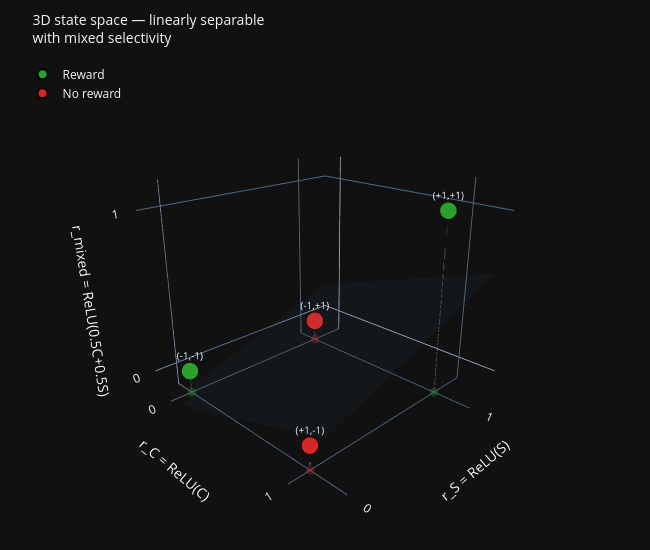

Notebook cell for this chart:
### Code cell
import plotly.graph_objects as go

r_c        = relu(colour)
r_s        = relu(shape)
mixed_relu = relu(0.5*colour + 0.5*shape)

# ── Corrected separating plane ────────────────────────────────────────────
# w = [-1, -1, 3],  b = 0.5
# Plane surface:  r_mix = (r_C + r_S - 0.5) / 3
g = 25
xx, yy = np.meshgrid(np.linspace(-0.1, 1.2, g),
                      np.linspace(-0.1, 1.2, g))
zz = np.clip((xx + yy - 0.5) / 3.0, -0.15, 1.15)

fig = go.Figure()

# Plane
fig.add_trace(go.Surface(
    x=xx, y=yy, z=zz,
    colorscale=[[0, 'rgba(70,130,180,0.15)'], [1, 'rgba(70,130,180,0.15)']],
    showscale=False, name='Separating plane',
    hoverinfo='skip', opacity=0.35,
))

# Drop-lines + floor shadows
floor_z = -0.15
for i in range(4):
    c = C_REWARD if reward[i] else C_NOREWARD
    # Drop-line
    fig.add_trace(go.Scatter3d(
        x=[r_c[i], r_c[i]], y=[r_s[i], r_s[i]],
        z=[floor_z, mixed_relu[i]],
        mode='lines', line=dict(color='gray', width=2, dash='dot'),
        showlegend=False, hoverinfo='skip',
    ))
    # Floor shadow
    fig.add_trace(go.Scatter3d(
        x=[r_c[i]], y=[r_s[i]], z=[floor_z],
        mode='markers',
        marker=dict(size=5, color=c, opacity=0.3, line=dict(width=0)),
        showlegend=False, hoverinfo='skip',
    ))

# Main points
for cls, label, idxs in [('Reward', C_REWARD, [0,3]),
                          ('No reward', C_NOREWARD, [1,2])]:
    fig.add_trace(go.Scatter3d(
        x=r_c[idxs], y=r_s[idxs], z=mixed_relu[idxs],
        mode='markers+text',
        marker=dict(size=10, color=label, line=dict(width=2, color='black')),
        text=[f'({colour[i]:+d},{shape[i]:+d})' for i in idxs],
        textposition='top center', textfont=dict(size=10),
        name=cls,
    ))

fig.update_layout(
    title=dict(text='3D state space — linearly separable<br>with mixed selectivity',
               font=dict(size=14)),
    scene=dict(
        xaxis_title='r_C = ReLU(C)',
        yaxis_title='r_S = ReLU(S)',
        zaxis_title='r_mixed = ReLU(0.5C+0.5S)',
        xaxis=dict(dtick=1), yaxis=dict(dtick=1), zaxis=dict(dtick=1, range=[floor_z, 1.15]),
        camera=dict(eye=dict(x=1.6, y=-1.6, z=0.9)),
    ),
    width=650, height=550, margin=dict(l=10, r=10, t=50, b=10),
    legend=dict(x=0.02, y=0.98),
)
fig.show()

# ── Verify the corrected linear readout ───────────────────────────────────
R3d = np.stack([r_c, r_s, mixed_relu], axis=1)
w, b = np.array([-1., -1., 3.]), 0.5
print('Linear readout  w = [-1, -1, 3],  b = 0.5')
print(f'{"Trial":<14} {"r_C":>4} {"r_S":>4} {"r_mix":>6} {"w·r+b":>7}  {"Correct?"}')
print('-' * 52)
trial_labels = ['C=-1, S=-1', 'C=-1, S=+1', 'C=+1, S=-1', 'C=+1, S=+1']
expected     = ['Reward', 'No reward', 'No reward', 'Reward']
for i in range(4):
    logit   = R3d[i] @ w + b
    pred    = 'Reward' if logit > 0 else 'No reward'
    correct = '✓' if pred == expected[i] else '✗'
    print(f'{trial_labels[i]:<14} {r_c[i]:>4.0f} {r_s[i]:>4.0f} '
          f'{mixed_relu[i]:>6.0f} {logit:>7.1f}  {correct}')

### Figure 1 — Plotly figure (JSON) as saved in the notebook; plotly's stock layout.template omitted (floating-point values rounded to 4 significant figures; data arrays with more than 128 entries replaced by an {"elided": "..."} marker saying what was removed)
{"data": [{"colorscale": [[0, "rgba(70,130,180,0.15)"], [1, "rgba(70,130,180,0.15)"]], "hoverinfo": "skip", "name": "Separating plane", "opacity": 0.35, "showscale": false, "x": {"elided": "25x25 float values"}, "y": {"elided": "25x25 float values"}, "z": {"elided": "25x25 float values"}, "type": "surface"}, {"hoverinfo": "skip", "line": {"color": "gray", "dash": "dot", "width": 2}, "mode": "lines", "showlegend": false, "x": [0, 0], "y": [0, 0], "z": [-0.15, 0.0], "type": "scatter3d"}, {"hoverinfo": "skip", "marker": {"color": "#2ca02c", "line": {"width": 0}, "opacity": 0.3, "size": 5}, "mode": "markers", "showlegend": false, "x": [0], "y": [0], "z": [-0.15], "type": "scatter3d"}, {"hoverinfo": "skip", "line": {"color": "gray", "dash": "dot", "width": 2}, "mode": "lines", "showlegend": false, "x": [0, 0], "y": [1, 1], "z": [-0.15, 0.0], "type": "scatter3d"}, {"hoverinfo": "skip", "marker": {"color": "#d62728", "line": {"width": 0}, "opacity": 0.3, "size": 5}, "mode": "markers", "showlegend": false, "x": [0], "y": [1], "z": [-0.15], "type": "scatter3d"}, {"hoverinfo": "skip", "line": {"color": "gray", "dash": "dot", "width": 2}, "mode": "lines", "showlegend": false, "x": [1, 1], "y": [0, 0], "z": [-0.15, 0.0], "type": "scatter3d"}, {"hoverinfo": "skip", "marker": {"color": "#d62728", "line": {"width": 0}, "opacity": 0.3, "size": 5}, "mode": "markers", "showlegend": false, "x": [1], "y": [0], "z": [-0.15], "type": "scatter3d"}, {"hoverinfo": "skip", "line": {"color": "gray", "dash": "dot", "width": 2}, "mode": "lines", "showlegend": false, "x": [1, 1], "y": [1, 1], "z": [-0.15, 1.0], "type": "scatter3d"}, {"hoverinfo": "skip", "marker": {"color": "#2ca02c", "line": {"width": 0}, "opacity": 0.3, "size": 5}, "mode": "markers", "showlegend": false, "x": [1], "y": [1], "z": [-0.15], "type": "scatter3d"}, {"marker": {"color": "#2ca02c", "line": {"color": "black", "width": 2}, "size": 10}, "mode": "markers+text", "name": "Reward", "text": ["(-1,-1)", "(+1,+1)"], "textfont": {"size": 10}, "textposition": "top center", "x": [0, 1], "y": [0, 1], "z": [0.0, 1.0], "type": "scatter3d"}, {"marker": {"color": "#d62728", "line": {"color": "black", "width": 2}, "size": 10}, "mode": "markers+text", "name": "No reward", "text": ["(-1,+1)", "(+1,-1)"], "textfont": {"size": 10}, "textposition": "top center", "x": [0, 1], "y": [1, 0], "z": [0.0, 0.0], "type": "scatter3d"}], "layout": {"title": {"font": {"size": 14}, "text": "3D state space — linearly separable<br>with mixed selectivity"}, "scene": {"xaxis": {"title": {"text": "r_C = ReLU(C)"}, "dtick": 1}, "yaxis": {"title": {"text": "r_S = ReLU(S)"}, "dtick": 1}, "zaxis": {"title": {"text": "r_mixed = ReLU(0.5C+0.5S)"}, "dtick": 1, "range": [-0.15, 1.15]}, "camera": {"eye": {"x": 1.6, "y": -1.6, "z": 0.9}}}, "margin": {"l": 10, "r": 10, "t": 50, "b": 10}, "legend": {"x": 0.02, "y": 0.98}, "width": 650, "height": 550}}
